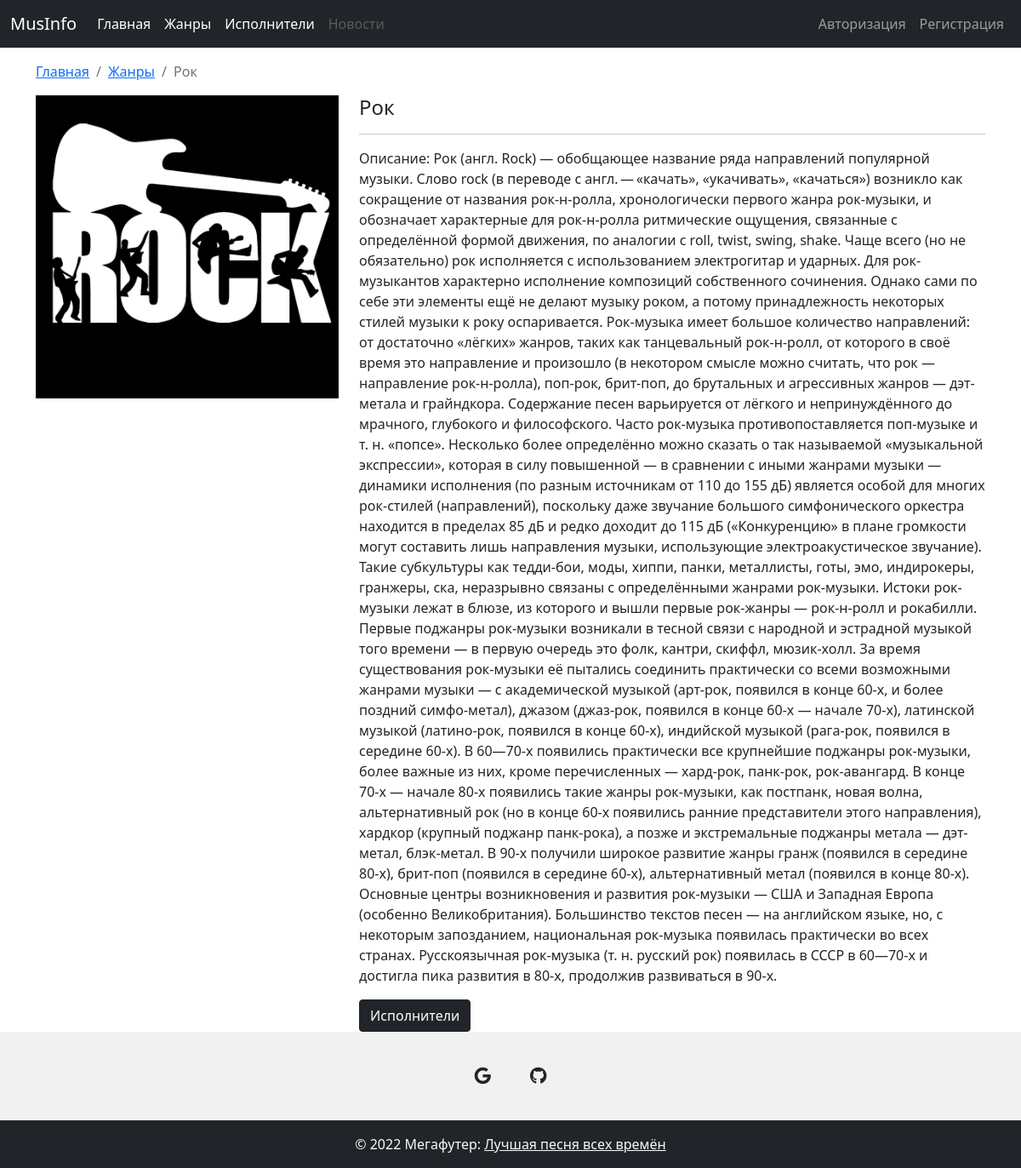
/genres/rock/, run on the app's committed database.
### music/models.py (models this page shows, shortened)
class Genre(models.Model):
    name = models.CharField(max_length=50, verbose_name='Название жанра')
    slug = models.SlugField()
    description = models.TextField(verbose_name='Описание', default='Описание появится позже')
    image = models.ImageField(upload_to=upload_function, null=True, blank=True)
    class Meta:
        verbose_name = 'Жанр'
        verbose_name_plural = 'Жанры'

### music/views.py (the view)
# urls.py: path('genres/<str:genre_slug>/', GenreDetailView.as_view(), name='genre_detail'),
class GenreDetailView(views.generic.DetailView):
    model = Genre
    template_name = 'genre/genre_detail.html'
    slug_url_kwarg = 'genre_slug'
    context_object_name = 'genre'

### music/templates/genre/genre_detail.html (shortened to what this page needs)
{% extends 'base.html' %}
{% block content %}
        <div class="col-md-12 pt-3">
            <nav aria-label="breadcrumb">
                <ol class="breadcrumb">
                    <li class="breadcrumb-item">
                        <a href="{% url 'base' %}">Главная</a>
                    </li>
                    <li class="breadcrumb-item">
                        <a href="{% url 'genres' %}">Жанры</a>
                    </li>
                    <li class="breadcrumb-item active" aria-current="page">
                        {{ genre.name }}
                    </li>
                </ol>
            </nav>
            <div class="row">
                <div class="col-md-4">
                    <img src="{{ genre.image.url }}" class="img-fluid">
                </div>
                <div class="col-md-8">
                    <h4>{{ genre.name }}</h4>
                    <hr>
                    <p>Описание: {{ genre.description }}</p>
                    <a href="#" class="btn btn-dark" role="button">
                        Исполнители
                    </a>
                </div>
            </div>
        </div>
{% endblock content %}

### music/templates/base.html (style rules this page uses)
html { position: relative; min-height: 100%; }
body { margin-bottom: 160px; }

### data on the page
Genre: name "Рок", image (picture), description "Рок (англ. Rock) — обобщающее название ряда направлений популярной музыки. Слово rock (в переводе с англ. — «качать», «укачивать», «качаться») возникло как сокращение от названия рок-н-ролла, хронологически первого жанра рок-музыки, и обозначает характерные для рок-н-ролла ритмические ощущения, связанные с определённой формой движения, по аналогии с roll, twist, swing, shake. Чаще всего (но не обязательно) рок исполняется с использованием электрогитар и ударных. Для рок-музыкантов характерно исполнение композиций собственного сочинения. Однако сами по себе эти элементы ещё не делают музыку роком, а потому принадлежность некоторых стилей музыки к року оспаривается. Рок-музыка имеет большое…"
